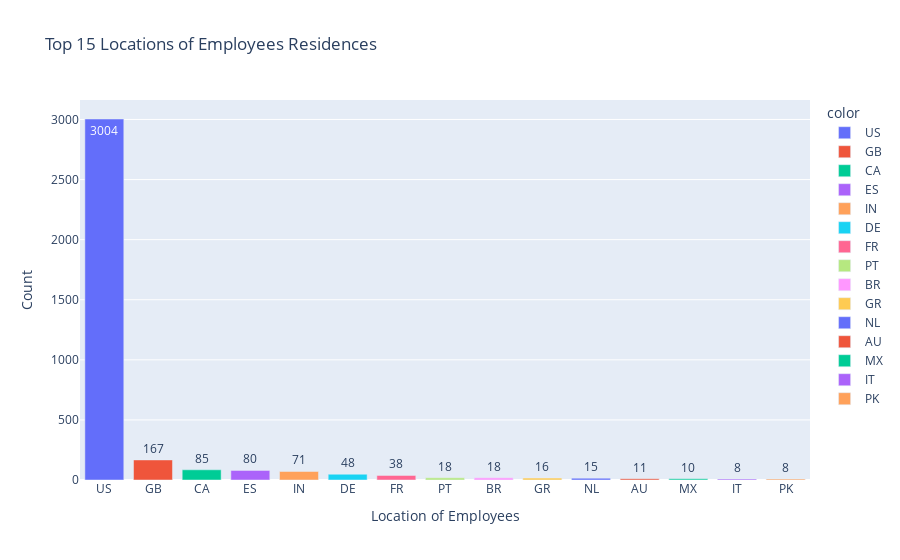

The cell this chart's notebook holds for it:
### Code cell
#Breakdown of top 15 locations by country 
top15_loc=df['employee_residence'].value_counts()[:15]
top15_loc

top_15_emp_locations = df['employee_residence'][:15]
fig = px.bar(y = top15_loc.values, x = top15_loc.index, 
            color = top15_loc.index, text = top15_loc.values,
            title = 'Top 15 Locations of Employees Residences')

fig.update_layout( xaxis_title = "Location of Employees", yaxis_title = "Count")
fig.show()

### Figure 1 — Plotly figure (JSON) as saved in the notebook; plotly's stock layout.template omitted (floating-point values rounded to 4 significant figures)
{"data": [{"alignmentgroup": "True", "hovertemplate": "color=US<br>x=%{x}<br>y=%{y}<br>text=%{text}<extra></extra>", "legendgroup": "US", "marker": {"color": "#636efa", "pattern": {"shape": ""}}, "name": "US", "offsetgroup": "US", "orientation": "v", "showlegend": true, "text": [3004], "textposition": "auto", "type": "bar", "x": ["US"], "xaxis": "x", "y": [3004], "yaxis": "y"}, {"alignmentgroup": "True", "hovertemplate": "color=GB<br>x=%{x}<br>y=%{y}<br>text=%{text}<extra></extra>", "legendgroup": "GB", "marker": {"color": "#EF553B", "pattern": {"shape": ""}}, "name": "GB", "offsetgroup": "GB", "orientation": "v", "showlegend": true, "text": [167], "textposition": "auto", "type": "bar", "x": ["GB"], "xaxis": "x", "y": [167], "yaxis": "y"}, {"alignmentgroup": "True", "hovertemplate": "color=CA<br>x=%{x}<br>y=%{y}<br>text=%{text}<extra></extra>", "legendgroup": "CA", "marker": {"color": "#00cc96", "pattern": {"shape": ""}}, "name": "CA", "offsetgroup": "CA", "orientation": "v", "showlegend": true, "text": [85], "textposition": "auto", "type": "bar", "x": ["CA"], "xaxis": "x", "y": [85], "yaxis": "y"}, {"alignmentgroup": "True", "hovertemplate": "color=ES<br>x=%{x}<br>y=%{y}<br>text=%{text}<extra></extra>", "legendgroup": "ES", "marker": {"color": "#ab63fa", "pattern": {"shape": ""}}, "name": "ES", "offsetgroup": "ES", "orientation": "v", "showlegend": true, "text": [80], "textposition": "auto", "type": "bar", "x": ["ES"], "xaxis": "x", "y": [80], "yaxis": "y"}, {"alignmentgroup": "True", "hovertemplate": "color=IN<br>x=%{x}<br>y=%{y}<br>text=%{text}<extra></extra>", "legendgroup": "IN", "marker": {"color": "#FFA15A", "pattern": {"shape": ""}}, "name": "IN", "offsetgroup": "IN", "orientation": "v", "showlegend": true, "text": [71], "textposition": "auto", "type": "bar", "x": ["IN"], "xaxis": "x", "y": [71], "yaxis": "y"}, {"alignmentgroup": "True", "hovertemplate": "color=DE<br>x=%{x}<br>y=%{y}<br>text=%{text}<extra></extra>", "legendgroup": "DE", "marker": {"color": "#19d3f3", "pattern": {"shape": ""}}, "name": "DE", "offsetgroup": "DE", "orientation": "v", "showlegend": true, "text": [48], "textposition": "auto", "type": "bar", "x": ["DE"], "xaxis": "x", "y": [48], "yaxis": "y"}, {"alignmentgroup": "True", "hovertemplate": "color=FR<br>x=%{x}<br>y=%{y}<br>text=%{text}<extra></extra>", "legendgroup": "FR", "marker": {"color": "#FF6692", "pattern": {"shape": ""}}, "name": "FR", "offsetgroup": "FR", "orientation": "v", "showlegend": true, "text": [38], "textposition": "auto", "type": "bar", "x": ["FR"], "xaxis": "x", "y": [38], "yaxis": "y"}, {"alignmentgroup": "True", "hovertemplate": "color=PT<br>x=%{x}<br>y=%{y}<br>text=%{text}<extra></extra>", "legendgroup": "PT", "marker": {"color": "#B6E880", "pattern": {"shape": ""}}, "name": "PT", "offsetgroup": "PT", "orientation": "v", "showlegend": true, "text": [18], "textposition": "auto", "type": "bar", "x": ["PT"], "xaxis": "x", "y": [18], "yaxis": "y"}, {"alignmentgroup": "True", "hovertemplate": "color=BR<br>x=%{x}<br>y=%{y}<br>text=%{text}<extra></extra>", "legendgroup": "BR", "marker": {"color": "#FF97FF", "pattern": {"shape": ""}}, "name": "BR", "offsetgroup": "BR", "orientation": "v", "showlegend": true, "text": [18], "textposition": "auto", "type": "bar", "x": ["BR"], "xaxis": "x", "y": [18], "yaxis": "y"}, {"alignmentgroup": "True", "hovertemplate": "color=GR<br>x=%{x}<br>y=%{y}<br>text=%{text}<extra></extra>", "legendgroup": "GR", "marker": {"color": "#FECB52", "pattern": {"shape": ""}}, "name": "GR", "offsetgroup": "GR", "orientation": "v", "showlegend": true, "text": [16], "textposition": "auto", "type": "bar", "x": ["GR"], "xaxis": "x", "y": [16], "yaxis": "y"}, {"alignmentgroup": "True", "hovertemplate": "color=NL<br>x=%{x}<br>y=%{y}<br>text=%{text}<extra></extra>", "legendgroup": "NL", "marker": {"color": "#636efa", "pattern": {"shape": ""}}, "name": "NL", "offsetgroup": "NL", "orientation": "v", "showlegend": true, "text": [15], "textposition": "auto", "type": "bar", "x": ["NL"], "xaxis": "x", "y": [15], "yaxis": "y"}, {"alignmentgroup": "True", "hovertemplate": "color=AU<br>x=%{x}<br>y=%{y}<br>text=%{text}<extra></extra>", "legendgroup": "AU", "marker": {"color": "#EF553B", "pattern": {"shape": ""}}, "name": "AU", "offsetgroup": "AU", "orientation": "v", "showlegend": true, "text": [11], "textposition": "auto", "type": "bar", "x": ["AU"], "xaxis": "x", "y": [11], "yaxis": "y"}, {"alignmentgroup": "True", "hovertemplate": "color=MX<br>x=%{x}<br>y=%{y}<br>text=%{text}<extra></extra>", "legendgroup": "MX", "marker": {"color": "#00cc96", "pattern": {"shape": ""}}, "name": "MX", "offsetgroup": "MX", "orientation": "v", "showlegend": true, "text": [10], "textposition": "auto", "type": "bar", "x": ["MX"], "xaxis": "x", "y": [10], "yaxis": "y"}, {"alignmentgroup": "True", "hovertemplate": "color=IT<br>x=%{x}<br>y=%{y}<br>text=%{text}<extra></extra>", "legendgroup": "IT", "marker": {"color": "#ab63fa", "pattern": {"shape": ""}}, "name": "IT", "offsetgroup": "IT", "orientation": "v", "showlegend": true, "text": [8], "textposition": "auto", "type": "bar", "x": ["IT"], "xaxis": "x", "y": [8], "yaxis": "y"}, {"alignmentgroup": "True", "hovertemplate": "color=PK<br>x=%{x}<br>y=%{y}<br>text=%{text}<extra></extra>", "legendgroup": "PK", "marker": {"color": "#FFA15A", "pattern": {"shape": ""}}, "name": "PK", "offsetgroup": "PK", "orientation": "v", "showlegend": true, "text": [8], "textposition": "auto", "type": "bar", "x": ["PK"], "xaxis": "x", "y": [8], "yaxis": "y"}], "layout": {"barmode": "relative", "legend": {"title": {"text": "color"}, "tracegroupgap": 0}, "title": {"text": "Top 15 Locations of Employees Residences"}, "xaxis": {"anchor": "y", "domain": [0, 1], "title": {"text": "Location of Employees"}}, "yaxis": {"anchor": "x", "domain": [0, 1], "title": {"text": "Count"}}}}
